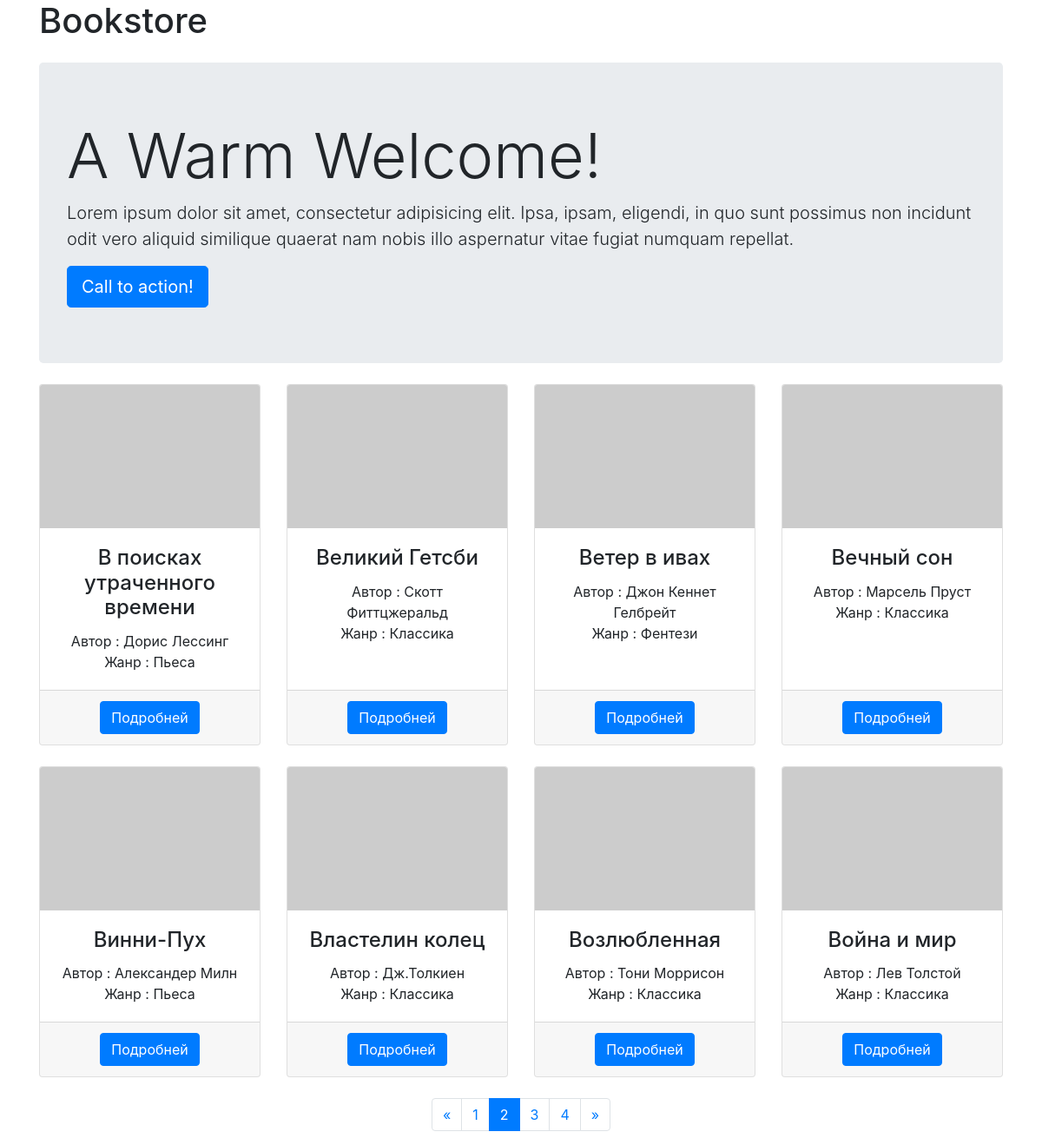
Screenshot of /?page=2 with the database file from the repository.
### tables this page shows
CREATE TABLE `book` (
  `id` int(10) unsigned NOT NULL AUTO_INCREMENT,
  `title` varchar(45) NOT NULL,
  `author_id` int(10) unsigned NOT NULL,
  `genre_id` int(10) unsigned DEFAULT NULL,
  PRIMARY KEY (`id`)
);

CREATE TABLE `author` (
  `id` int(11) NOT NULL,
  `name` varchar(255) DEFAULT NULL,
  PRIMARY KEY (`id`)
);

CREATE TABLE `genre` (
  `id` int(10) unsigned NOT NULL AUTO_INCREMENT,
  `name` varchar(45) NOT NULL,
  PRIMARY KEY (`id`)
);

### index.php (the view, shortened to what this page needs)
<?php
require 'functions.php';
$books = getBooks();
?>
<!doctype html>
<html lang="en">
<head>
    <link rel="stylesheet" href="https://stackpath.bootstrapcdn.com/bootstrap/4.4.1/css/bootstrap.min.css"
>
</head>
<body>
<div class="container">
    <h1>Bookstore</h1>
    <header class="jumbotron my-4">
        <h1 class="display-3">A Warm Welcome!</h1>
        <p class="lead">Lorem ipsum dolor sit amet, consectetur adipisicing elit. Ipsa, ipsam, eligendi, in quo sunt possimus non incidunt odit vero aliquid similique quaerat nam nobis illo aspernatur vitae fugiat numquam repellat.</p>
        <a href="#" class="btn btn-primary btn-lg">Call to action!</a>
    </header>
    <div class="row text-center">
        <?php foreach ($books as $item) : ?>
        <div class="col-lg-3 col-md-6 mb-4">
            <div class="card h-100">
                <img class="card-img-top" src="http://placehold.it/500x325" alt="">
                <div class="card-body">
                    <h4 class="card-title"><?php echo $item['title'] ?></h4>
                    <p class="card-text mb-0">Автор : <?php echo $item['author'] ?></p>
                    <p class="card-text">Жанр : <?php echo $item['genre'] ?></p>
                </div>
                <div class="card-footer">
                    <a href="./page.php?book_id=<?php echo $item['book_id']; ?>" class="btn btn-primary">Подробней</a>
                </div>
            </div>
        </div>
        <?php endforeach; ?>
    </div>
    <?php echo pagination() ?>
</div>
</body>
</html>

### rows the page displays
book: title "В поисках утраченного времени", author.name "Дорис Лессинг", genre.name "Пьеса"
book: title "Великий Гетсби", author.name "Скотт Фиттцжеральд", genre.name "Классика"
book: title "Ветер в ивах", author.name "Джон Кеннет Гелбрейт", genre.name "Фентези"
book: title "Вечный сон", author.name "Марсель Пруст", genre.name "Классика"
book: title "Винни-Пух", author.name "Александер Милн", genre.name "Пьеса"
book: title "Властелин колец", author.name "Дж.Толкиен", genre.name "Классика"
book: title "Возлюбленная", author.name "Тони Моррисон", genre.name "Классика"
book: title "Война и мир", author.name "Лев Толстой", genre.name "Классика"
